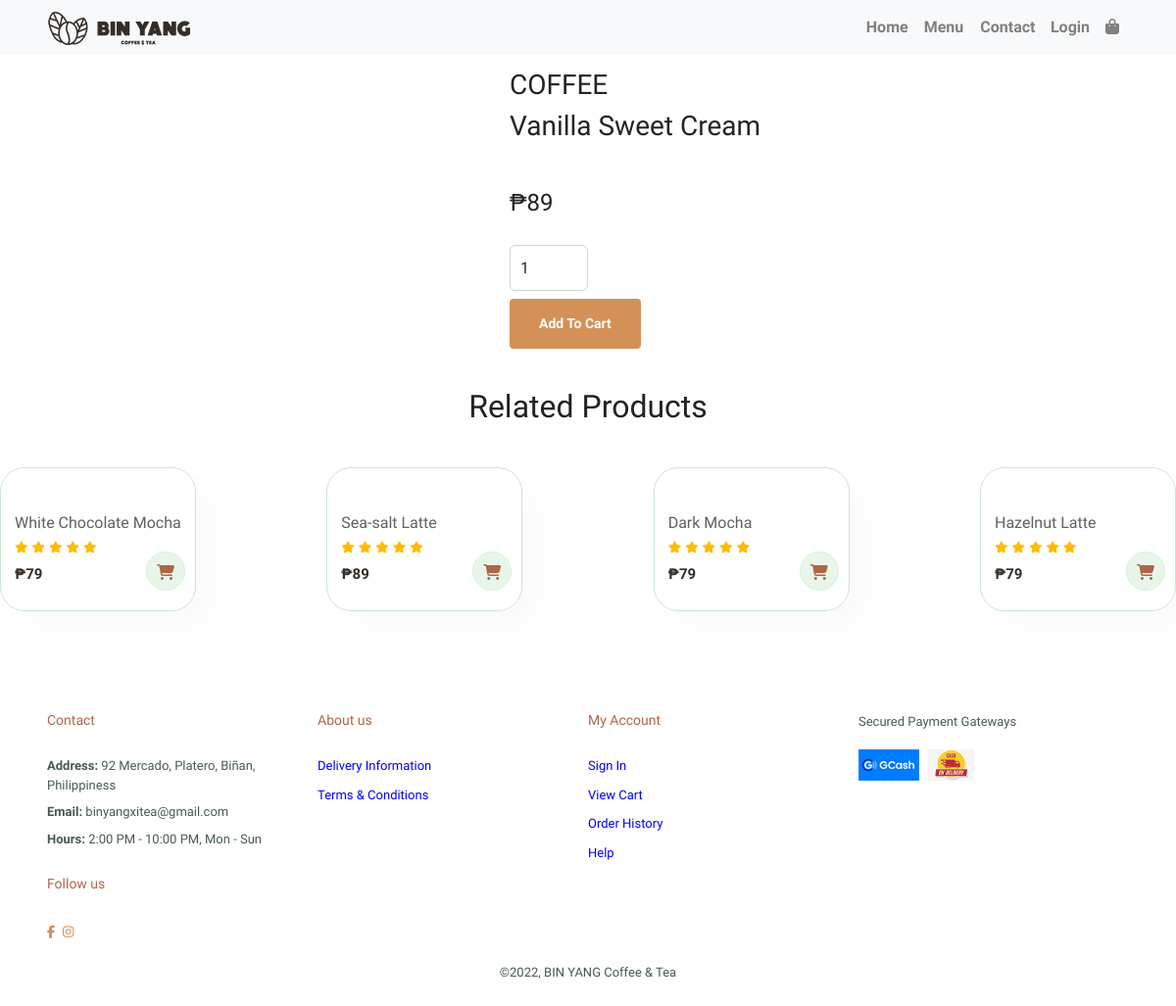
Screenshot of /sproduct.php?id=37 with the database file from the repository.
### tables this page shows
CREATE TABLE `products_tbl` (
  `product_id` int(11) NOT NULL,
  `product` varchar(255) NOT NULL,
  `product_price` double NOT NULL,
  `product_quantity` int(11) NOT NULL,
  `product_image` varchar(255) NOT NULL,
  `is_active` int(11) NOT NULL DEFAULT 1,
  `category` varchar(255) NOT NULL
);

### sproduct.php (the view, shortened to what this page needs)
<?php include('header.php');?>
<?php
    if(isset($_GET['id'])){
        $id=$_GET['id'];
        $product_list = "SELECT * FROM products_tbl WHERE product_id=$id AND is_active=1";
        $result = $con->query($product_list);
        $row = $result->fetch_assoc();
        $product_quantity=$row['product_quantity'];
    }
?>
    <section id="prodetails" class="section-p1">
    <div class="single-pro-image">
    </div>
    <div class="single-pro-details">
        <h3><?= strtoupper($row['category']) ?></h3>
        <h3><?= $row['product']?></h3>
        <h4>₱<?= $row['product_price'] ?></h4>
            <input type="number" value="1" name="quantity" id="quantity" class="form-control mb-2" style="width:80px;" oninput="this.value = this.value.replace(/[^0-9.]/g, '').replace(/(\..*)\./g, '$1');" max="<?=$product_quantity?>">
            <?php if(!isset($_SESSION['username'])):?>
                <button type="submit" name="add_to_cart"  class="normal" id="add_to_cart_login" >Add To Cart </button>
            <?php else:?>
                <button type="submit" name="add_to_cart"  class="normal" id="add_to_cart" >Add To Cart</button>
            <?php endif;?>
    </div>
    </section>
    <section id="product1" class="section-p1">
    <h2>Related Products</h2>
        <div class="pro-container" onclick="window.location.href='sproduct.html';">
    <?php
                    $category = $row['category'];
                	$product_list = "SELECT * FROM products_tbl WHERE product_id!=$id AND category = '$category' ORDER BY RAND() LIMIT 4" ;
                    $result_list = $con->query($product_list);
                    if ($result_list->num_rows>0) {
                        while ($row = $result_list->fetch_assoc()){
                            if($row['product']==""){
                                $product = "Lorem, ipsum dolor.";
                            }else{
                                $product = $row['product'];
                            }
                            ?>
            <div class="pro">
                <div class="des">
                    <span><?= $product ?></span>
                    <div class="star">
                        <i class="fa-solid fa-star"></i>
                        <i class="fa-solid fa-star"></i>
                        <i class="fa-solid fa-star"></i>
                        <i class="fa-solid fa-star"></i>
                        <i class="fa-solid fa-star"></i>
                    </div>
                    <h4>₱<?= $row['product_price'] ?></h4>
                </div>
                <a href="#"><i class="fa-solid fa-cart-shopping cart"></i></a>
            </div>
            <?php
                        }
                    }
            ?>
        </div>
    </section>
</body>
<?php include('footer.php');?>

### header.php (shortened to what this page needs)
<?php
    include('admin/db_connection.php');
    $sql = "SELECT * FROM users_tbl WHERE username='$session_username' LIMIT 1";
    $query=mysqli_query($con,$sql);
    $row=mysqli_fetch_array($query);
    $client_side_user_image = $row[5];
    if($row[5]==""){
        $client_side_user_image="defaultv2.png";
    }else{
        if (!file_exists('admin/assets/img/'.$row[5])) {
            $client_side_user_image="defaultv2.png";
        }else{
            $client_side_user_image = $row[5];
        }
    }
?>
<!DOCTYPE html>
<html lang="en">
<head>
    <link rel="stylesheet" href="style.css">
    <link rel="stylesheet" href="https://cdn.jsdelivr.net/npm/bootstrap@5.2.0/dist/css/bootstrap.min.css">
    <link href="https://unpkg.com/aos@2.3.1/dist/aos.css" rel="stylesheet">
</head>
<body>
    <nav class="navbar fixed-top navbar-expand-sm navbar-light bg-light ">
            <a href="/" data-aos="fade-right" data-aos-duration="1000"><img src="img/logo.png" class="logo px-5" alt="" id="logobinyang"></a>
        <div class="collapse navbar-collapse  justify-content-end" id="navbarMenu" >
            <ul class="navbar-nav " style="margin-left:50px;margin-right:50px;">
                <li class="nav-item" data-aos="fade-left" data-aos-duration="1000">
                    <a href="/" id="Home" class="nav-link rounded" >Home</a>
                </li>
                <li class="nav-item" data-aos="fade-left" data-aos-duration="1500" >
                    <a href="menuV3.php" id="Menu" class="nav-link rounded">Menu</a>
                </li>
                <li class="nav-item" data-aos="fade-left" data-aos-duration="2000">
                    <a href="contact.php" id="Contact" class="nav-link rounded">Contact</a>
                </li>
                <?php if(isset($_SESSION['username'])):?>
                    <li data-aos="fade-left" data-aos-duration="2500"><a href="?logout=1" id="Logout" class="nav-link rounded">Logout</a></li>
                    <li data-aos="fade-left" data-aos-duration="3000"><a href="profile.php" id="Profile" class="nav-link rounded"><img src="admin/assets/img/<?=$client_side_user_image?>" width="30px" height="30px" style="border-radius:50%;"></a></li>
                <?php else:?>
                    <li data-aos="fade-left" data-aos-duration="2500"><a href="login.php" id="Login" class="nav-link rounded">Login</a></li>
                <?php endif;?>
                <li id="lg-bag" class="nav-item"  data-aos="fade-left" data-aos-duration="3000">
                    <a  href="cart.php" id="Cart" class="nav-link position-relative rounded">
                        <i class="fa-solid fa-bag-shopping"></i>
                    </a>
                </li>
            </ul>
        </div>
    </nav>

### footer.php (shortened to what this page needs)
<footer class="section-p1 m-5">
    <div class="col">
        <h4>Contact</h4>
        <p><strong>Address:</strong> 92 Mercado, Platero, Biñan, Philippiness</p>
        <p><strong>Email:</strong> binyangxitea@gmail.com</p>
        <p><strong>Hours:</strong> 2:00 PM - 10:00 PM, Mon - Sun</p>
        <div class="follow">
            <h4>Follow us</h4>
            <div class="icon">
                <a href="https://www.facebook.com/binyangcoffeetea/"><i class="fa-brands fa-facebook-f"></i></a>
                <a href="https://www.instagram.com/binyangcoffeetea"><i class="fa-brands fa-instagram"></i></a>
            </div>
        </div>
    </div>
    <div class="col">
        <h4>About us</h4>
        <a data-target="#delivery" data-toggle="modal" class="MainNavText" id="MainNavHelp"
       href=""style="color:blue">Delivery Information</a>
        <a data-target="#terms_conditions" data-toggle="modal" class="MainNavText" id="MainNavHelp"
       href="" style="color:blue">Terms & Conditions</a>
    </div>
    <div class="col">
        <h4>My Account</h4>
        <a href="login.php" style="color:blue">Sign In</a>
        <a href="cart.php" style="color:blue">View Cart</a>
        <a href="profile.php" style="color:blue">Order History</a>
        <a href="contact" style="color:blue">Help</a>
    </div>
    <div class="col pay">
        <p>Secured Payment Gateways</p>
        <img src="img/pay/pay.png" alt="">
    </div>
    <div class="copyright">
        <p>©2022, BIN YANG Coffee & Tea</p>
    </div>
</footer>
</html>

### style.css (style rules this page uses)
* { margin: 0; padding: 0; box-sizing: border-box; font-family: 'Spartan', sans-serif; }
h2 { font-size:46px; line-height: 54px; color:#222; }
h4 { font-size:20px; color: #222; }
p { font-size: 16px; color: #465b52; margin: 15px 0 20px 0; }
.section-p1 { padding: 20px 0px; }
button.normal { font-size: 14px; font-weight: 600; padding: 15px 30px; color: #000; background-color: #fff; border-radius: 4px; cursor: pointer; border: none; outline: none; transition: 0.2s; }
body { width: 100%; }
#product1 { text-align: center; }
#product1 .pro { width:15%; min-width: 200px; padding: 10px 14px; border: 1px solid #cce7d0; border-radius: 25px; cursor: pointer; box-shadow: 20px 20px 30px rgba(0,0,0,0.02); margin:15px 0; transition: 0.2s ease; position: relative; }
#product1 .pro-container { display: flex; justify-content: space-between; padding-top: 20px; flex-wrap: wrap; }
#product1 .pro .des { text-align: start; padding: 10px 0; }
#product1 .pro .des span { color: #606063; font-size: 12; }
#product1 .pro .des i { font-size: 12px; color: #ffbb00; }
#product1 .pro .des h4 { padding-top: 7px; font-size: 15px; font-weight: 700; color:#352e28; }
#product1 .pro .cart { width: 40px; height: 40px; line-height: 40px; border-radius: 50px; background-color: #e8f6ea; color: #b06548; border: 1px solid #d8f1dc; position: absolute; bottom: 20px; right: 10px; }
footer { display: flex; flex-wrap: wrap; justify-content: space-between; }
footer .col { display: flex; flex-direction: column; align-items: flex-start; margin-bottom: 20px; }
footer h4 { color: #b06548; font-size: 14px; padding-bottom: 20px; }
footer p { font-size: 13px; margin: 0 0 8px 0; }
footer a { font-size: 13px; text-decoration: none; color: #222; margin-bottom: 10px; }
footer .follow { margin-top: 20px; }
footer .follow i { color: #d49157; padding-right: 4px; cursor: pointer; }
footer .pay img { margin: 10px 0 15px 0; }
footer .copyright { width: 100%; text-align: center; }
#prodetails { display: flex; margin-top: 20px; }
#prodetails .single-pro-image { width: 40%; margin-right: 40px; }
#prodetails .single-pro-details { width: 50%; padding-top: 30px; }
#prodetails .single-pro-details h4 { padding: 40px 0 20px 0; }
#prodetails .single-pro-details input { width: 50px; height: 47px; padding-left: 10px; font-size: 16px; margin-right: 10px; }
#prodetails .single-pro-details button { background: #d49157; color: #fff; }

### header.php (style rules this page uses)
#navbarMenu { flex:right; }
.nav-link { color:gray; font-weight: 650; }

### rows the page displays
products_tbl: category "COFFEE", product "Vanilla Sweet Cream", product_price "89"
products_tbl: product "White Chocolate Mocha", product_price "79"
products_tbl: product "Sea-salt Latte", product_price "89"
products_tbl: product "Dark Mocha", product_price "79"
products_tbl: product "Hazelnut Latte", product_price "79"
